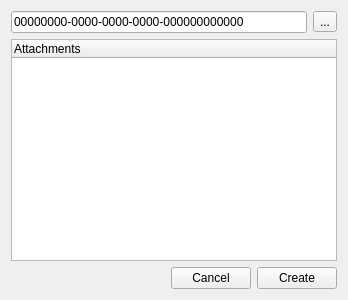
<?xml version="1.0" encoding="UTF-8"?>
<ui version="4.0">
 <class>DSDocumentsAttachmentsDialog</class>
 <widget class="QDialog" name="DSDocumentsAttachmentsDialog">
  <property name="geometry">
   <rect>
    <x>0</x>
    <y>0</y>
    <width>348</width>
    <height>300</height>
   </rect>
  </property>
  <property name="windowTitle">
   <string>Dialog</string>
  </property>
  <layout class="QGridLayout" name="gridLayout">
   <item row="0" column="0">
    <widget class="QLineEdit" name="w_instance_line_edit">
     <property name="text">
      <string>00000000-0000-0000-0000-000000000000</string>
     </property>
    </widget>
   </item>
   <item row="0" column="1">
    <widget class="QToolButton" name="w_generate_button">
     <property name="text">
      <string>...</string>
     </property>
    </widget>
   </item>
   <item row="1" column="0" colspan="2">
    <widget class="QTreeWidget" name="w_tree_widget">
     <property name="alternatingRowColors">
      <bool>true</bool>
     </property>
     <property name="selectionMode">
      <enum>QAbstractItemView::SelectionMode::NoSelection</enum>
     </property>
     <column>
      <property name="text">
       <string>Attachments</string>
      </property>
     </column>
    </widget>
   </item>
   <item row="2" column="0" colspan="2">
    <layout class="QHBoxLayout" name="horizontalLayout">
     <item>
      <spacer name="horizontalSpacer">
       <property name="orientation">
        <enum>Qt::Orientation::Horizontal</enum>
       </property>
       <property name="sizeHint" stdset="0">
        <size>
         <width>40</width>
         <height>20</height>
        </size>
       </property>
      </spacer>
     </item>
     <item>
      <widget class="QPushButton" name="w_cancel_button">
       <property name="text">
        <string>Cancel</string>
       </property>
       <property name="autoDefault">
        <bool>false</bool>
       </property>
      </widget>
     </item>
     <item>
      <widget class="QPushButton" name="w_create_button">
       <property name="text">
        <string>Create</string>
       </property>
       <property name="autoDefault">
        <bool>false</bool>
       </property>
      </widget>
     </item>
    </layout>
   </item>
  </layout>
 </widget>
 <resources/>
 <connections/>
</ui>
